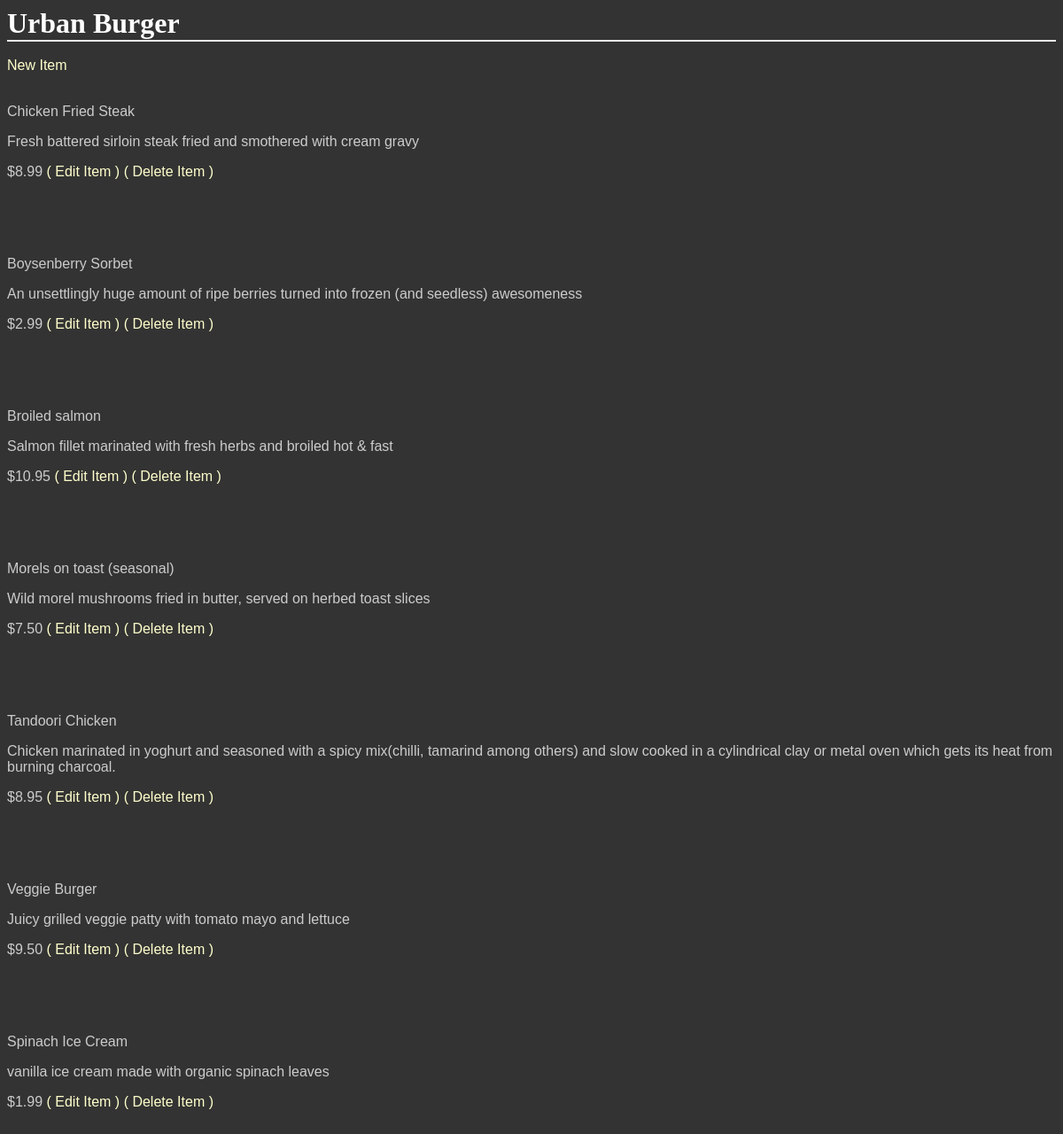
The app's page /GetShopItems/7/ with its own data.
### database_setup.py (models this page shows, shortened)
class Shop(Base):
    __tablename__ = 'shop'
    id = Column(Integer, primary_key=True)
    name = Column(String(250), nullable=False)
    owner = Column(String(50), nullable=False)
    profile_pic = Column(String(200))
    avatar_pic = Column(String(200))
    description = Column(String(250))
    cat_id = Column(Integer, ForeignKey('shop_category.id'))
    category = relationship(ShopCategory)

class Items(Base):
    __tablename__ = 'items'
    name = Column(String(80), nullable=False)
    id = Column(Integer, primary_key=True)
    short_description = Column(String(250))
    description = Column(String(500))
    quantity = Column(Integer, nullable=False)
    image = Column(String(20))
    price = Column(String(8))
    shop_id = Column(Integer, ForeignKey('shop.id'))
    shop = relationship(Shop, cascade="all, delete-orphan", single_parent=True)
    cat_id = Column(Integer, ForeignKey('sub_category.id'))
    SubCategory = relationship(SubCategory)

### project.py (the view)
@app.route('/GetShopItems/<int:shop_id>/')
def get_shop_items(shop_id):
    shop = session.query(Shop).filter_by(id=shop_id).one()
    items = session.query(Items).filter_by(shop_id=shop_id)
    return render_template('menu.html', shop=shop, items=items)

### templates/menu.html (shortened to what this page needs)
<html>
<head>
    <link rel="stylesheet" type="text/css" href="{{url_for('static', filename='style.css')}}">
</head>
<body>
<h1>
    {{ shop.name }}
</h1>
<br>
<a href="{{url_for('new_shop_item', shop_id=shop.id)}}">New Item</a>
{% for item in items %}
<br>
<br>
<p>{{ item.name }}</p>
<p>{{ item.description}}</p>
<p>{{ item.price }}
<a href="{{url_for('edit_shop_item', shop_id=shop.id, item_id=item.id)}}">( Edit Item )</a>
<a href="{{url_for('delete_shop_item', shop_id=shop.id, item_id=item.id)}}">( Delete Item )</a>
</p>
<br>
{% endfor %}
</body>
</html>

### static/style.css (style rules this page uses)
body { font-family: sans-serif; background-image: url('img3.jpg'); background-color: #333333 }
h1, h2, h3, h4 { color: #FFFFFF; }
h1, h2 { font-family: 'Georgia', serif; margin: 0; }
h1 { border-bottom: 2px solid #eee; }
p, dd, dt { color: #CCCCCC; }
a { text-decoration: none; color: #FFFFCC; }

### records on screen
Shop: name "Urban Burger"
Items: name "Chicken Fried Steak", description "Fresh battered sirloin steak fried and smothered with cream gravy", price "$8.99"
Items: name "Boysenberry Sorbet", description "An unsettlingly huge amount of ripe berries turned into frozen (and seedless) awesomeness", price "$2.99"
Items: name "Broiled salmon", description "Salmon fillet marinated with fresh herbs and broiled hot & fast", price "$10.95"
Items: name "Morels on toast (seasonal)", description "Wild morel mushrooms fried in butter, served on herbed toast slices", price "$7.50"
Items: name "Tandoori Chicken", description "Chicken marinated in yoghurt and seasoned with a spicy mix(chilli, tamarind among others) and slow cooked in a cylindrical clay or metal oven which gets its heat from burning charcoal.", price "$8.95"
Items: name "Veggie Burger", description "Juicy grilled veggie patty with tomato mayo and lettuce", price "$9.50"
Items: name "Spinach Ice Cream", description "vanilla ice cream made with organic spinach leaves", price "$1.99"
